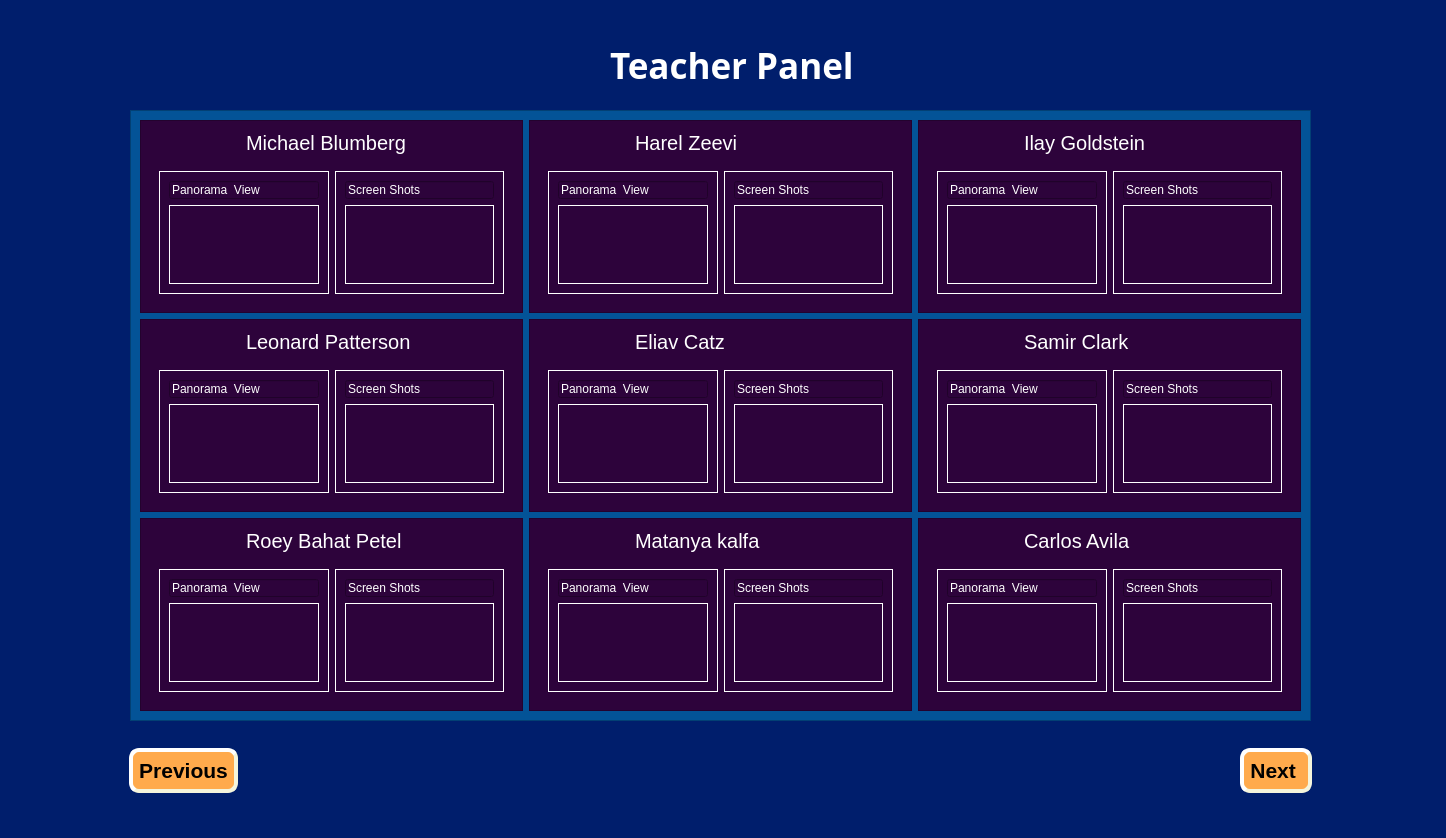
<?xml version="1.0" encoding="UTF-8"?>
<ui version="4.0">
 <class>MainWindow</class>
 <widget class="QMainWindow" name="MainWindow">
  <property name="geometry">
   <rect>
    <x>0</x>
    <y>0</y>
    <width>1446</width>
    <height>838</height>
   </rect>
  </property>
  <property name="windowTitle">
   <string>MainWindow</string>
  </property>
  <property name="styleSheet">
   <string notr="true">background-color:#001E6C;</string>
  </property>
  <widget class="QWidget" name="centralwidget">
   <widget class="QFrame" name="frame_56">
    <property name="geometry">
     <rect>
      <x>120</x>
      <y>730</y>
      <width>1201</width>
      <height>81</height>
     </rect>
    </property>
    <property name="styleSheet">
     <string notr="true">QFrame{
	border: 0px;
}</string>
    </property>
    <property name="frameShape">
     <enum>QFrame::StyledPanel</enum>
    </property>
    <property name="frameShadow">
     <enum>QFrame::Raised</enum>
    </property>
    <layout class="QHBoxLayout" name="horizontalLayout">
     <item>
      <widget class="QPushButton" name="pushButton_2">
       <property name="font">
        <font>
         <pointsize>16</pointsize>
         <weight>75</weight>
         <bold>true</bold>
        </font>
       </property>
       <property name="styleSheet">
        <string notr="true">QPushButton{
	color: black;
	background-color:#FFAA4C;
	border-style: outset;
	border-width: 4px;
	border-radius: 10px;
	border-color: beige;
	padding: 6px;

}</string>
       </property>
       <property name="text">
        <string>Previous</string>
       </property>
      </widget>
     </item>
     <item>
      <spacer name="horizontalSpacer">
       <property name="orientation">
        <enum>Qt::Horizontal</enum>
       </property>
       <property name="sizeHint" stdset="0">
        <size>
         <width>40</width>
         <height>20</height>
        </size>
       </property>
      </spacer>
     </item>
     <item>
      <widget class="QPushButton" name="pushButton">
       <property name="font">
        <font>
         <pointsize>16</pointsize>
         <weight>75</weight>
         <bold>true</bold>
        </font>
       </property>
       <property name="styleSheet">
        <string notr="true">QPushButton{
	color: black;
	background-color:#FFAA4C;
	border-style: outset;
	border-width: 4px;
	border-radius: 10px;
	border-color: beige;
	padding: 6px;

}</string>
       </property>
       <property name="text">
        <string>Next </string>
       </property>
      </widget>
     </item>
    </layout>
   </widget>
   <widget class="QFrame" name="frame_55">
    <property name="geometry">
     <rect>
      <x>130</x>
      <y>110</y>
      <width>1181</width>
      <height>611</height>
     </rect>
    </property>
    <property name="styleSheet">
     <string notr="true">background-color:#035397;</string>
    </property>
    <property name="frameShape">
     <enum>QFrame::StyledPanel</enum>
    </property>
    <property name="frameShadow">
     <enum>QFrame::Raised</enum>
    </property>
    <layout class="QGridLayout" name="gridLayout">
     <item row="2" column="1">
      <widget class="QFrame" name="frame_43">
       <property name="styleSheet">
        <string notr="true">background-color: #2D033B;
color: white;
padding: 0px;
margin: 0px;</string>
       </property>
       <property name="frameShape">
        <enum>QFrame::StyledPanel</enum>
       </property>
       <property name="frameShadow">
        <enum>QFrame::Raised</enum>
       </property>
       <layout class="QVBoxLayout" name="verticalLayout_22">
        <item alignment="Qt::AlignHCenter">
         <widget class="QLineEdit" name="lineEdit_22">
          <property name="font">
           <font>
            <pointsize>15</pointsize>
            <weight>50</weight>
            <italic>false</italic>
            <bold>false</bold>
           </font>
          </property>
          <property name="styleSheet">
           <string notr="true">padding: 0px;
border: 0px;</string>
          </property>
          <property name="text">
           <string>Matanya kalfa</string>
          </property>
         </widget>
        </item>
        <item>
         <widget class="QFrame" name="frame_44">
          <property name="styleSheet">
           <string notr="true">QFrame{
	border:0px;
}</string>
          </property>
          <property name="frameShape">
           <enum>QFrame::StyledPanel</enum>
          </property>
          <property name="frameShadow">
           <enum>QFrame::Raised</enum>
          </property>
          <layout class="QHBoxLayout" name="horizontalLayout_9">
           <item>
            <widget class="QFrame" name="frame_45">
             <property name="styleSheet">
              <string notr="true">QFrame{
	border:1px solid white;
}</string>
             </property>
             <property name="frameShape">
              <enum>QFrame::StyledPanel</enum>
             </property>
             <property name="frameShadow">
              <enum>QFrame::Raised</enum>
             </property>
             <layout class="QVBoxLayout" name="verticalLayout_23">
              <item>
               <widget class="QLineEdit" name="lineEdit_23">
                <property name="text">
                 <string>Panorama  View</string>
                </property>
               </widget>
              </item>
              <item>
               <widget class="QFrame" name="frame_46">
                <property name="frameShape">
                 <enum>QFrame::StyledPanel</enum>
                </property>
                <property name="frameShadow">
                 <enum>QFrame::Raised</enum>
                </property>
               </widget>
              </item>
             </layout>
            </widget>
           </item>
           <item>
            <widget class="QFrame" name="frame_47">
             <property name="styleSheet">
              <string notr="true">QFrame{
	border:1px solid white;
}</string>
             </property>
             <property name="frameShape">
              <enum>QFrame::StyledPanel</enum>
             </property>
             <property name="frameShadow">
              <enum>QFrame::Raised</enum>
             </property>
             <layout class="QVBoxLayout" name="verticalLayout_24">
              <item>
               <widget class="QLineEdit" name="lineEdit_24">
                <property name="text">
                 <string>Screen Shots</string>
                </property>
               </widget>
              </item>
              <item>
               <widget class="QFrame" name="frame_48">
                <property name="frameShape">
                 <enum>QFrame::StyledPanel</enum>
                </property>
                <property name="frameShadow">
                 <enum>QFrame::Raised</enum>
                </property>
               </widget>
              </item>
             </layout>
            </widget>
           </item>
          </layout>
         </widget>
        </item>
       </layout>
      </widget>
     </item>
     <item row="1" column="0">
      <widget class="QFrame" name="frame">
       <property name="styleSheet">
        <string notr="true">background-color: #2D033B;
color: white;
padding: 0px;
margin: 0px;</string>
       </property>
       <property name="frameShape">
        <enum>QFrame::StyledPanel</enum>
       </property>
       <property name="frameShadow">
        <enum>QFrame::Raised</enum>
       </property>
       <layout class="QVBoxLayout" name="verticalLayout">
        <item alignment="Qt::AlignHCenter">
         <widget class="QLineEdit" name="lineEdit">
          <property name="font">
           <font>
            <pointsize>15</pointsize>
            <weight>50</weight>
            <italic>false</italic>
            <bold>false</bold>
           </font>
          </property>
          <property name="styleSheet">
           <string notr="true">padding: 0px;
border: 0px;</string>
          </property>
          <property name="text">
           <string>Leonard Patterson</string>
          </property>
         </widget>
        </item>
        <item>
         <widget class="QFrame" name="frame_2">
          <property name="styleSheet">
           <string notr="true">QFrame{
	border:0px;
}</string>
          </property>
          <property name="frameShape">
           <enum>QFrame::StyledPanel</enum>
          </property>
          <property name="frameShadow">
           <enum>QFrame::Raised</enum>
          </property>
          <layout class="QHBoxLayout" name="horizontalLayout_2">
           <item>
            <widget class="QFrame" name="frame_4">
             <property name="styleSheet">
              <string notr="true">QFrame{
	border:1px solid white;
}</string>
             </property>
             <property name="frameShape">
              <enum>QFrame::StyledPanel</enum>
             </property>
             <property name="frameShadow">
              <enum>QFrame::Raised</enum>
             </property>
             <layout class="QVBoxLayout" name="verticalLayout_3">
              <item>
               <widget class="QLineEdit" name="lineEdit_2">
                <property name="text">
                 <string>Panorama  View</string>
                </property>
               </widget>
              </item>
              <item>
               <widget class="QFrame" name="frame_6">
                <property name="frameShape">
                 <enum>QFrame::StyledPanel</enum>
                </property>
                <property name="frameShadow">
                 <enum>QFrame::Raised</enum>
                </property>
               </widget>
              </item>
             </layout>
            </widget>
           </item>
           <item>
            <widget class="QFrame" name="frame_7">
             <property name="styleSheet">
              <string notr="true">QFrame{
	border:1px solid white;
}</string>
             </property>
             <property name="frameShape">
              <enum>QFrame::StyledPanel</enum>
             </property>
             <property name="frameShadow">
              <enum>QFrame::Raised</enum>
             </property>
             <layout class="QVBoxLayout" name="verticalLayout_2">
              <item>
               <widget class="QLineEdit" name="lineEdit_3">
                <property name="text">
                 <string>Screen Shots</string>
                </property>
               </widget>
              </item>
              <item>
               <widget class="QFrame" name="frame_8">
                <property name="frameShape">
                 <enum>QFrame::StyledPanel</enum>
                </property>
                <property name="frameShadow">
                 <enum>QFrame::Raised</enum>
                </property>
               </widget>
              </item>
             </layout>
            </widget>
           </item>
          </layout>
         </widget>
        </item>
       </layout>
      </widget>
     </item>
     <item row="1" column="1">
      <widget class="QFrame" name="frame_37">
       <property name="styleSheet">
        <string notr="true">background-color: #2D033B;
color: white;
padding: 0px;
margin: 0px;</string>
       </property>
       <property name="frameShape">
        <enum>QFrame::StyledPanel</enum>
       </property>
       <property name="frameShadow">
        <enum>QFrame::Raised</enum>
       </property>
       <layout class="QVBoxLayout" name="verticalLayout_19">
        <item alignment="Qt::AlignHCenter">
         <widget class="QLineEdit" name="lineEdit_19">
          <property name="font">
           <font>
            <pointsize>15</pointsize>
            <weight>50</weight>
            <italic>false</italic>
            <bold>false</bold>
           </font>
          </property>
          <property name="styleSheet">
           <string notr="true">padding: 0px;
border: 0px;</string>
          </property>
          <property name="text">
           <string>Eliav Catz</string>
          </property>
         </widget>
        </item>
        <item>
         <widget class="QFrame" name="frame_38">
          <property name="styleSheet">
           <string notr="true">QFrame{
	border:0px;
}</string>
          </property>
          <property name="frameShape">
           <enum>QFrame::StyledPanel</enum>
          </property>
          <property name="frameShadow">
           <enum>QFrame::Raised</enum>
          </property>
          <layout class="QHBoxLayout" name="horizontalLayout_8">
           <item>
            <widget class="QFrame" name="frame_39">
             <property name="styleSheet">
              <string notr="true">QFrame{
	border:1px solid white;
}</string>
             </property>
             <property name="frameShape">
              <enum>QFrame::StyledPanel</enum>
             </property>
             <property name="frameShadow">
              <enum>QFrame::Raised</enum>
             </property>
             <layout class="QVBoxLayout" name="verticalLayout_20">
              <item>
               <widget class="QLineEdit" name="lineEdit_20">
                <property name="text">
                 <string>Panorama  View</string>
                </property>
               </widget>
              </item>
              <item>
               <widget class="QFrame" name="frame_40">
                <property name="frameShape">
                 <enum>QFrame::StyledPanel</enum>
                </property>
                <property name="frameShadow">
                 <enum>QFrame::Raised</enum>
                </property>
               </widget>
              </item>
             </layout>
            </widget>
           </item>
           <item>
            <widget class="QFrame" name="frame_41">
             <property name="styleSheet">
              <string notr="true">QFrame{
	border:1px solid white;
}</string>
             </property>
             <property name="frameShape">
              <enum>QFrame::StyledPanel</enum>
             </property>
             <property name="frameShadow">
              <enum>QFrame::Raised</enum>
             </property>
             <layout class="QVBoxLayout" name="verticalLayout_21">
              <item>
               <widget class="QLineEdit" name="lineEdit_21">
                <property name="text">
                 <string>Screen Shots</string>
                </property>
               </widget>
              </item>
              <item>
               <widget class="QFrame" name="frame_42">
                <property name="frameShape">
                 <enum>QFrame::StyledPanel</enum>
                </property>
                <property name="frameShadow">
                 <enum>QFrame::Raised</enum>
                </property>
               </widget>
              </item>
             </layout>
            </widget>
           </item>
          </layout>
         </widget>
        </item>
       </layout>
      </widget>
     </item>
     <item row="1" column="2">
      <widget class="QFrame" name="frame_49">
       <property name="styleSheet">
        <string notr="true">background-color: #2D033B;
color: white;
padding: 0px;
margin: 0px;</string>
       </property>
       <property name="frameShape">
        <enum>QFrame::StyledPanel</enum>
       </property>
       <property name="frameShadow">
        <enum>QFrame::Raised</enum>
       </property>
       <layout class="QVBoxLayout" name="verticalLayout_25">
        <item alignment="Qt::AlignHCenter">
         <widget class="QLineEdit" name="lineEdit_25">
          <property name="font">
           <font>
            <pointsize>15</pointsize>
            <weight>50</weight>
            <italic>false</italic>
            <bold>false</bold>
           </font>
          </property>
          <property name="styleSheet">
           <string notr="true">padding: 0px;
border: 0px;</string>
          </property>
          <property name="text">
           <string>Samir Clark</string>
          </property>
         </widget>
        </item>
        <item>
         <widget class="QFrame" name="frame_50">
          <property name="styleSheet">
           <string notr="true">QFrame{
	border:0px;
}</string>
          </property>
          <property name="frameShape">
           <enum>QFrame::StyledPanel</enum>
          </property>
          <property name="frameShadow">
           <enum>QFrame::Raised</enum>
          </property>
          <layout class="QHBoxLayout" name="horizontalLayout_10">
           <item>
            <widget class="QFrame" name="frame_51">
             <property name="styleSheet">
              <string notr="true">QFrame{
	border:1px solid white;
}</string>
             </property>
             <property name="frameShape">
              <enum>QFrame::StyledPanel</enum>
             </property>
             <property name="frameShadow">
              <enum>QFrame::Raised</enum>
             </property>
             <layout class="QVBoxLayout" name="verticalLayout_26">
              <item>
               <widget class="QLineEdit" name="lineEdit_26">
                <property name="text">
                 <string>Panorama  View</string>
                </property>
               </widget>
              </item>
              <item>
               <widget class="QFrame" name="frame_52">
                <property name="frameShape">
                 <enum>QFrame::StyledPanel</enum>
                </property>
                <property name="frameShadow">
                 <enum>QFrame::Raised</enum>
                </property>
               </widget>
              </item>
             </layout>
            </widget>
           </item>
           <item>
            <widget class="QFrame" name="frame_53">
             <property name="styleSheet">
              <string notr="true">QFrame{
	border:1px solid white;
}</string>
             </property>
             <property name="frameShape">
              <enum>QFrame::StyledPanel</enum>
             </property>
             <property name="frameShadow">
              <enum>QFrame::Raised</enum>
             </property>
             <layout class="QVBoxLayout" name="verticalLayout_27">
              <item>
               <widget class="QLineEdit" name="lineEdit_27">
                <property name="text">
                 <string>Screen Shots</string>
                </property>
               </widget>
              </item>
              <item>
               <widget class="QFrame" name="frame_54">
                <property name="frameShape">
                 <enum>QFrame::StyledPanel</enum>
                </property>
                <property name="frameShadow">
                 <enum>QFrame::Raised</enum>
                </property>
               </widget>
              </item>
             </layout>
            </widget>
           </item>
          </layout>
         </widget>
        </item>
       </layout>
      </widget>
     </item>
     <item row="2" column="2">
      <widget class="QFrame" name="frame_19">
       <property name="styleSheet">
        <string notr="true">background-color: #2D033B;
color: white;
padding: 0px;
margin: 0px;</string>
       </property>
       <property name="frameShape">
        <enum>QFrame::StyledPanel</enum>
       </property>
       <property name="frameShadow">
        <enum>QFrame::Raised</enum>
       </property>
       <layout class="QVBoxLayout" name="verticalLayout_10">
        <item alignment="Qt::AlignHCenter">
         <widget class="QLineEdit" name="lineEdit_10">
          <property name="font">
           <font>
            <pointsize>15</pointsize>
            <weight>50</weight>
            <italic>false</italic>
            <bold>false</bold>
           </font>
          </property>
          <property name="styleSheet">
           <string notr="true">padding: 0px;
border: 0px;</string>
          </property>
          <property name="text">
           <string>Carlos Avila</string>
          </property>
         </widget>
        </item>
        <item>
         <widget class="QFrame" name="frame_20">
          <property name="styleSheet">
           <string notr="true">QFrame{
	border:0px;
}</string>
          </property>
          <property name="frameShape">
           <enum>QFrame::StyledPanel</enum>
          </property>
          <property name="frameShadow">
           <enum>QFrame::Raised</enum>
          </property>
          <layout class="QHBoxLayout" name="horizontalLayout_5">
           <item>
            <widget class="QFrame" name="frame_21">
             <property name="styleSheet">
              <string notr="true">QFrame{
	border:1px solid white;
}</string>
             </property>
             <property name="frameShape">
              <enum>QFrame::StyledPanel</enum>
             </property>
             <property name="frameShadow">
              <enum>QFrame::Raised</enum>
             </property>
             <layout class="QVBoxLayout" name="verticalLayout_11">
              <item>
               <widget class="QLineEdit" name="lineEdit_11">
                <property name="text">
                 <string>Panorama  View</string>
                </property>
               </widget>
              </item>
              <item>
               <widget class="QFrame" name="frame_22">
                <property name="frameShape">
                 <enum>QFrame::StyledPanel</enum>
                </property>
                <property name="frameShadow">
                 <enum>QFrame::Raised</enum>
                </property>
               </widget>
              </item>
             </layout>
            </widget>
           </item>
           <item>
            <widget class="QFrame" name="frame_23">
             <property name="styleSheet">
              <string notr="true">QFrame{
	border:1px solid white;
}</string>
             </property>
             <property name="frameShape">
              <enum>QFrame::StyledPanel</enum>
             </property>
             <property name="frameShadow">
              <enum>QFrame::Raised</enum>
             </property>
             <layout class="QVBoxLayout" name="verticalLayout_12">
              <item>
               <widget class="QLineEdit" name="lineEdit_12">
                <property name="text">
                 <string>Screen Shots</string>
                </property>
               </widget>
              </item>
              <item>
               <widget class="QFrame" name="frame_24">
                <property name="frameShape">
                 <enum>QFrame::StyledPanel</enum>
                </property>
                <property name="frameShadow">
                 <enum>QFrame::Raised</enum>
                </property>
               </widget>
              </item>
             </layout>
            </widget>
           </item>
          </layout>
         </widget>
        </item>
       </layout>
      </widget>
     </item>
     <item row="0" column="1">
      <widget class="QFrame" name="frame_25">
       <property name="styleSheet">
        <string notr="true">background-color: #2D033B;
color: white;
padding: 0px;
margin: 0px;</string>
       </property>
       <property name="frameShape">
        <enum>QFrame::StyledPanel</enum>
       </property>
       <property name="frameShadow">
        <enum>QFrame::Raised</enum>
       </property>
       <layout class="QVBoxLayout" name="verticalLayout_13">
        <item alignment="Qt::AlignHCenter">
         <widget class="QLineEdit" name="lineEdit_13">
          <property name="font">
           <font>
            <pointsize>15</pointsize>
            <weight>50</weight>
            <italic>false</italic>
            <bold>false</bold>
           </font>
          </property>
          <property name="styleSheet">
           <string notr="true">padding: 0px;
border: 0px;</string>
          </property>
          <property name="text">
           <string>Harel Zeevi</string>
          </property>
         </widget>
        </item>
        <item>
         <widget class="QFrame" name="frame_26">
          <property name="styleSheet">
           <string notr="true">QFrame{
	border:0px;
}</string>
          </property>
          <property name="frameShape">
           <enum>QFrame::StyledPanel</enum>
          </property>
          <property name="frameShadow">
           <enum>QFrame::Raised</enum>
          </property>
          <layout class="QHBoxLayout" name="horizontalLayout_6">
           <item>
            <widget class="QFrame" name="frame_27">
             <property name="styleSheet">
              <string notr="true">QFrame{
	border:1px solid white;
}</string>
             </property>
             <property name="frameShape">
              <enum>QFrame::StyledPanel</enum>
             </property>
             <property name="frameShadow">
              <enum>QFrame::Raised</enum>
             </property>
             <layout class="QVBoxLayout" name="verticalLayout_14">
              <item>
               <widget class="QLineEdit" name="lineEdit_14">
                <property name="text">
                 <string>Panorama  View</string>
                </property>
               </widget>
              </item>
              <item>
               <widget class="QFrame" name="frame_28">
                <property name="frameShape">
                 <enum>QFrame::StyledPanel</enum>
                </property>
                <property name="frameShadow">
                 <enum>QFrame::Raised</enum>
                </property>
               </widget>
              </item>
             </layout>
            </widget>
           </item>
           <item>
            <widget class="QFrame" name="frame_29">
             <property name="styleSheet">
              <string notr="true">QFrame{
	border:1px solid white;
}</string>
             </property>
             <property name="frameShape">
              <enum>QFrame::StyledPanel</enum>
             </property>
             <property name="frameShadow">
              <enum>QFrame::Raised</enum>
             </property>
             <layout class="QVBoxLayout" name="verticalLayout_15">
              <item>
               <widget class="QLineEdit" name="lineEdit_15">
                <property name="text">
                 <string>Screen Shots</string>
                </property>
               </widget>
              </item>
              <item>
               <widget class="QFrame" name="frame_30">
                <property name="frameShape">
                 <enum>QFrame::StyledPanel</enum>
                </property>
                <property name="frameShadow">
                 <enum>QFrame::Raised</enum>
                </property>
               </widget>
              </item>
             </layout>
            </widget>
           </item>
          </layout>
         </widget>
        </item>
       </layout>
      </widget>
     </item>
     <item row="0" column="0">
      <widget class="QFrame" name="frame_3">
       <property name="styleSheet">
        <string notr="true">background-color: #2D033B;
color: white;
padding: 0px;
margin: 0px;</string>
       </property>
       <property name="frameShape">
        <enum>QFrame::StyledPanel</enum>
       </property>
       <property name="frameShadow">
        <enum>QFrame::Raised</enum>
       </property>
       <layout class="QVBoxLayout" name="verticalLayout_4">
        <item alignment="Qt::AlignHCenter">
         <widget class="QLineEdit" name="lineEdit_4">
          <property name="font">
           <font>
            <pointsize>15</pointsize>
            <weight>50</weight>
            <italic>false</italic>
            <bold>false</bold>
           </font>
          </property>
          <property name="styleSheet">
           <string notr="true">padding: 0px;
border: 0px;</string>
          </property>
          <property name="text">
           <string>Michael Blumberg</string>
          </property>
         </widget>
        </item>
        <item>
         <widget class="QFrame" name="frame_5">
          <property name="styleSheet">
           <string notr="true">QFrame{
	border:0px;
}</string>
          </property>
          <property name="frameShape">
           <enum>QFrame::StyledPanel</enum>
          </property>
          <property name="frameShadow">
           <enum>QFrame::Raised</enum>
          </property>
          <layout class="QHBoxLayout" name="horizontalLayout_3">
           <item>
            <widget class="QFrame" name="frame_9">
             <property name="styleSheet">
              <string notr="true">QFrame{
	border:1px solid white;
}</string>
             </property>
             <property name="frameShape">
              <enum>QFrame::StyledPanel</enum>
             </property>
             <property name="frameShadow">
              <enum>QFrame::Raised</enum>
             </property>
             <layout class="QVBoxLayout" name="verticalLayout_5">
              <item>
               <widget class="QLineEdit" name="lineEdit_5">
                <property name="text">
                 <string>Panorama  View</string>
                </property>
               </widget>
              </item>
              <item>
               <widget class="QFrame" name="frame_10">
                <property name="frameShape">
                 <enum>QFrame::StyledPanel</enum>
                </property>
                <property name="frameShadow">
                 <enum>QFrame::Raised</enum>
                </property>
               </widget>
              </item>
             </layout>
            </widget>
           </item>
           <item>
            <widget class="QFrame" name="frame_11">
             <property name="styleSheet">
              <string notr="true">QFrame{
	border:1px solid white;
}</string>
             </property>
             <property name="frameShape">
              <enum>QFrame::StyledPanel</enum>
             </property>
             <property name="frameShadow">
              <enum>QFrame::Raised</enum>
             </property>
             <layout class="QVBoxLayout" name="verticalLayout_6">
              <item>
               <widget class="QLineEdit" name="lineEdit_6">
                <property name="text">
                 <string>Screen Shots</string>
                </property>
               </widget>
              </item>
              <item>
               <widget class="QFrame" name="frame_12">
                <property name="frameShape">
                 <enum>QFrame::StyledPanel</enum>
                </property>
                <property name="frameShadow">
                 <enum>QFrame::Raised</enum>
                </property>
               </widget>
              </item>
             </layout>
            </widget>
           </item>
          </layout>
         </widget>
        </item>
       </layout>
      </widget>
     </item>
     <item row="2" column="0">
      <widget class="QFrame" name="frame_13">
       <property name="styleSheet">
        <string notr="true">background-color: #2D033B;
color: white;
padding: 0px;
margin: 0px;</string>
       </property>
       <property name="frameShape">
        <enum>QFrame::StyledPanel</enum>
       </property>
       <property name="frameShadow">
        <enum>QFrame::Raised</enum>
       </property>
       <layout class="QVBoxLayout" name="verticalLayout_7">
        <item alignment="Qt::AlignHCenter">
         <widget class="QLineEdit" name="lineEdit_7">
          <property name="font">
           <font>
            <pointsize>15</pointsize>
            <weight>50</weight>
            <italic>false</italic>
            <bold>false</bold>
           </font>
          </property>
          <property name="styleSheet">
           <string notr="true">padding: 0px;
border: 0px;</string>
          </property>
          <property name="text">
           <string>Roey Bahat Petel</string>
          </property>
         </widget>
        </item>
        <item>
         <widget class="QFrame" name="frame_14">
          <property name="styleSheet">
           <string notr="true">QFrame{
	border:0px;
}</string>
          </property>
          <property name="frameShape">
           <enum>QFrame::StyledPanel</enum>
          </property>
          <property name="frameShadow">
           <enum>QFrame::Raised</enum>
          </property>
          <layout class="QHBoxLayout" name="horizontalLayout_4">
           <item>
            <widget class="QFrame" name="frame_15">
             <property name="styleSheet">
              <string notr="true">QFrame{
	border:1px solid white;
}</string>
             </property>
             <property name="frameShape">
              <enum>QFrame::StyledPanel</enum>
             </property>
             <property name="frameShadow">
              <enum>QFrame::Raised</enum>
             </property>
             <layout class="QVBoxLayout" name="verticalLayout_8">
              <item>
               <widget class="QLineEdit" name="lineEdit_8">
                <property name="text">
                 <string>Panorama  View</string>
                </property>
               </widget>
              </item>
              <item>
               <widget class="QFrame" name="frame_16">
                <property name="frameShape">
                 <enum>QFrame::StyledPanel</enum>
                </property>
                <property name="frameShadow">
                 <enum>QFrame::Raised</enum>
                </property>
               </widget>
              </item>
             </layout>
            </widget>
           </item>
           <item>
            <widget class="QFrame" name="frame_17">
             <property name="styleSheet">
              <string notr="true">QFrame{
	border:1px solid white;
}</string>
             </property>
             <property name="frameShape">
              <enum>QFrame::StyledPanel</enum>
             </property>
             <property name="frameShadow">
              <enum>QFrame::Raised</enum>
             </property>
             <layout class="QVBoxLayout" name="verticalLayout_9">
              <item>
               <widget class="QLineEdit" name="lineEdit_9">
                <property name="text">
                 <string>Screen Shots</string>
                </property>
               </widget>
              </item>
              <item>
               <widget class="QFrame" name="frame_18">
                <property name="frameShape">
                 <enum>QFrame::StyledPanel</enum>
                </property>
                <property name="frameShadow">
                 <enum>QFrame::Raised</enum>
                </property>
               </widget>
              </item>
             </layout>
            </widget>
           </item>
          </layout>
         </widget>
        </item>
       </layout>
      </widget>
     </item>
     <item row="0" column="2">
      <widget class="QFrame" name="frame_31">
       <property name="styleSheet">
        <string notr="true">color: white;
padding: 0px;
margin: 0px;
background-color: #2D033B;</string>
       </property>
       <property name="frameShape">
        <enum>QFrame::StyledPanel</enum>
       </property>
       <property name="frameShadow">
        <enum>QFrame::Raised</enum>
       </property>
       <layout class="QVBoxLayout" name="verticalLayout_16">
        <item alignment="Qt::AlignHCenter">
         <widget class="QLineEdit" name="lineEdit_16">
          <property name="font">
           <font>
            <pointsize>15</pointsize>
            <weight>50</weight>
            <italic>false</italic>
            <bold>false</bold>
           </font>
          </property>
          <property name="styleSheet">
           <string notr="true">padding: 0px;
border: 0px;</string>
          </property>
          <property name="text">
           <string>Ilay Goldstein</string>
          </property>
         </widget>
        </item>
        <item>
         <widget class="QFrame" name="frame_32">
          <property name="styleSheet">
           <string notr="true">QFrame{
	border:0px;
}</string>
          </property>
          <property name="frameShape">
           <enum>QFrame::StyledPanel</enum>
          </property>
          <property name="frameShadow">
           <enum>QFrame::Raised</enum>
          </property>
          <layout class="QHBoxLayout" name="horizontalLayout_7">
           <item>
            <widget class="QFrame" name="frame_33">
             <property name="styleSheet">
              <string notr="true">QFrame{
	border:1px solid white;
}</string>
             </property>
             <property name="frameShape">
              <enum>QFrame::StyledPanel</enum>
             </property>
             <property name="frameShadow">
              <enum>QFrame::Raised</enum>
             </property>
             <layout class="QVBoxLayout" name="verticalLayout_17">
              <item>
               <widget class="QLineEdit" name="lineEdit_17">
                <property name="text">
                 <string>Panorama  View</string>
                </property>
               </widget>
              </item>
              <item>
               <widget class="QFrame" name="frame_34">
                <property name="frameShape">
                 <enum>QFrame::StyledPanel</enum>
                </property>
                <property name="frameShadow">
                 <enum>QFrame::Raised</enum>
                </property>
               </widget>
              </item>
             </layout>
            </widget>
           </item>
           <item>
            <widget class="QFrame" name="frame_35">
             <property name="styleSheet">
              <string notr="true">QFrame{
	border:1px solid white;
}</string>
             </property>
             <property name="frameShape">
              <enum>QFrame::StyledPanel</enum>
             </property>
             <property name="frameShadow">
              <enum>QFrame::Raised</enum>
             </property>
             <layout class="QVBoxLayout" name="verticalLayout_18">
              <item>
               <widget class="QLineEdit" name="lineEdit_18">
                <property name="text">
                 <string>Screen Shots</string>
                </property>
               </widget>
              </item>
              <item>
               <widget class="QFrame" name="frame_36">
                <property name="frameShape">
                 <enum>QFrame::StyledPanel</enum>
                </property>
                <property name="frameShadow">
                 <enum>QFrame::Raised</enum>
                </property>
               </widget>
              </item>
             </layout>
            </widget>
           </item>
          </layout>
         </widget>
        </item>
       </layout>
      </widget>
     </item>
    </layout>
   </widget>
   <widget class="QLabel" name="label_3">
    <property name="geometry">
     <rect>
      <x>610</x>
      <y>40</y>
      <width>301</width>
      <height>51</height>
     </rect>
    </property>
    <property name="font">
     <font>
      <family>Sitka Text</family>
      <pointsize>26</pointsize>
      <weight>75</weight>
      <bold>true</bold>
      <underline>false</underline>
     </font>
    </property>
    <property name="styleSheet">
     <string notr="true">color: white;</string>
    </property>
    <property name="text">
     <string>Teacher Panel</string>
    </property>
   </widget>
  </widget>
  <widget class="QStatusBar" name="statusbar"/>
 </widget>
 <resources/>
 <connections/>
</ui>
